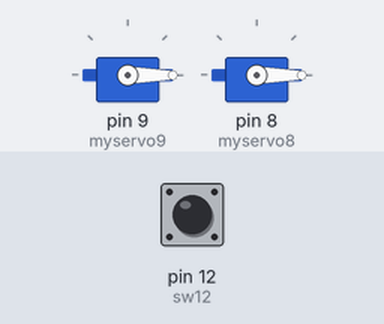
The sketch below on a simulated Arduino Uno, built with avr-gcc and run on an emulated ATmega328P. On the bench: 2 × servo. Inputs (shaded band) come from the test bench; at power-on: pin 12 (sw12) HIGH.

Above: at 2.2 s.
2.3 s: pin 12 (sw12) pulled LOW for 3.2 s
At 6.0 s:
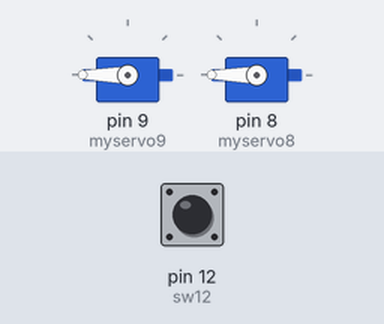
Timing chart, 0 to 7.5 s (numbered marks = the images above; inputs shaded):
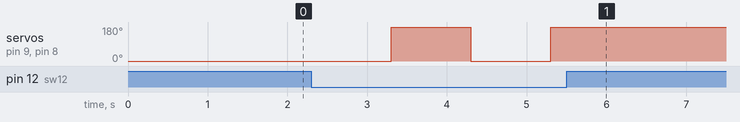

The sketch:

TwoSerAndSw_UselessBox.ino
```cpp
#include <Servo.h>
Servo myservo9;
Servo myservo8;
int isWorking = 0;   int sw12 = 12;

void setup() {
  pinMode(sw12, INPUT_PULLUP);
  myservo9.attach(9);
  myservo8.attach(8);
   myservo8.write(0);
    myservo9.write(0);
     delay(1000);
}
void loop() {
  int a = digitalRead(sw12);
  if(a==LOW && isWorking == 0){
    isWorking = 1;
    myservo8.write(0);
    myservo9.write(0);
    delay(1000);
    myservo8.write(180);
    myservo9.write(180);
    delay(1000);
    isWorking = 0;
  }
}
```

Measured:
- after the input at 2.3 s, servo on pin 9 (myservo9), servo on pin 8 (myservo8): 0° → 180° after 1.0 s, → 0° 1.0 s later, → 180° 1.0 s later
